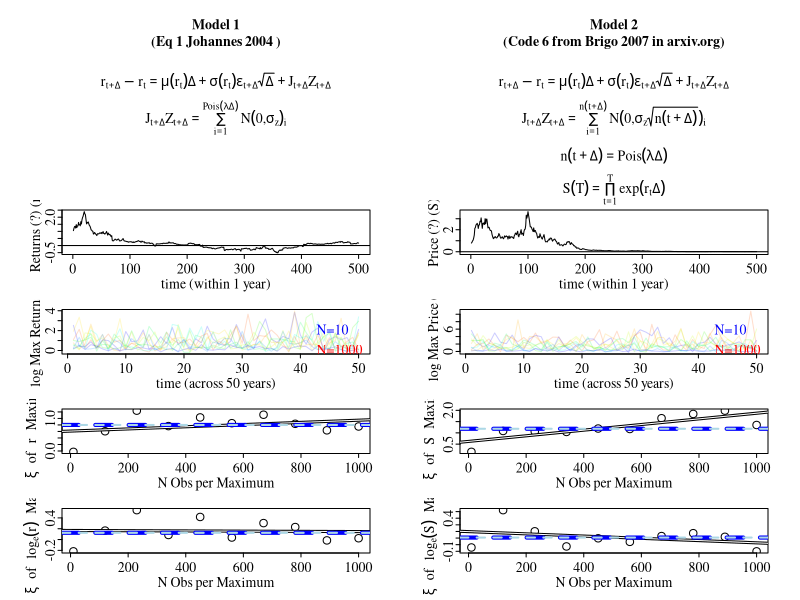

Write the R code that produced this figure.
# RDB 30-June-2014
# Simulate Jump Drift Diffusion time series from 2 models
# Models may not be different, but I've coded them differently
# They come from 2 papers

# Contents:
# 1) Line 15: Function to simulate JDD from Johannes 2004 The Journal of Finance
# 2) Line 45: Function to simulate JDD from Brigo 2007 arxiv.org (parts published in Jrnl Risk Mngmnt Fincl Insts, 2009)
# 3) Line 79: Function to fit GEV parameters from a vector of values (code based on Katz 2005 Ecology)
# 4) Line 200: Simulate JDD time series from both models
# 5) Line 226: Plot maxima of simulations, and regressions of xi vs. # obs per maximum



# ==========================
# = Model 1: Johannes Eq 1 =
# ==========================
jdd.johan <- function(N, S0=1, dt=1, mu=0, sigma=0.1, lambda=0.1, sigma.y=0.1){
	# Programmed by me from Equation 1, 
	# I did not refer to any code or pseudo code
	
	# http://www0.gsb.columbia.edu/faculty/mjohannes/PDFpapers/JF_Diss.pdf

	# N is the number of times steps
	# S0 is the starting price
	# dt is the size of the time step (less than or equal to 1)
	# mu is the interest rate (drift)
	# sigma is the standard deviation of the geometric brownian motion
	# lambda is the intensity of the jump process – i.e., expected number of jumps at each time step (well, dt*lambda)
	# sigma.y is the standard deviation of a jump
	
	r <- c(S0, rep(NA, N-1))
	
	for(i in 2:(N+1)){
		n.jump <- rpois(1, lambda=lambda*dt)
		r[i] <- r[i-1] + mu*r[i-1]*dt + sigma*r[i-1]*rnorm(1)*sqrt(dt) + sum(rnorm(n.jump, sd=sigma.y))
	}
	
	r[-1]

}



# ================================
# = Model 2: Brigo Matlab Code 6 =
# ================================
jdd.brigo <- function(N, S0=1, dt=1, mu.star=0, sigma=0.1, lambda=0.1, mu.y=0, sigma.y=0.1){
	# Translated from Matlab CODE 6 in Brigo et al. 2007 arxiv paper
	# Code is between Eq 30 and 31, but I did not refer to those equations 
	
	# http://arxiv.org/pdf/0812.4210.pdf
	
	# N is the number of times steps
	# S0 is the starting price
	# dt is the size of the time step (less than or equal to 1)
	# mu.star is the interest rate
	# sigma is the standard deviation of the geometric brownian motion
	# lambda is the intensity of the jump process – i.e., expected number of jumps at each time step (well, dt*lambda)
	# mu.y is the mean of a jump
	# sigma.y is the standard deviation of a jump
	
	m.sim <- c()
	for(i in 1:N){
		jumpnb <- rpois(1, lambda*dt)
		jump <- rnorm(1, (mu.y*(jumpnb-lambda*dt)), (sqrt(jumpnb)*sigma.y))
		m.sim[i] <- mu.star*dt + sigma*sqrt(dt)*rnorm(1) + jump
	}
	cumprod(c(S0,exp(m.sim*dt)))[-1]
}








# =================================
# = Core function for fitting GEV =
# =================================	
# This is the function that I use to fit the GEV distribution

gev.fit <- function (xdat, ydat = NULL, mul = NULL, sigl = NULL, shl = NULL, mulink = identity, siglink = identity, shlink = identity, show = FALSE, method = "Nelder-Mead", maxit = 10000, ...){

    z <- list() #these are going to be aspects of the output, more later
    npmu <- length(mul) + 1 #number of parameters to be fitted for mu.  if mul is NULL, then length(mul) == 0, and npmu is 1
    npsc <- length(sigl) + 1 #number of params for sigma
    npsh <- length(shl) + 1 # n param for shape
    z$trans <- FALSE #transformation?

	Xi_init <- 0.1
	g1 <- gamma(1+Xi_init)
	g2 <- gamma(1+2*Xi_init)
	sigma_init <- sqrt((var(xdat)/(g2-g1^2))*Xi_init^2)
	mu_init <- mean(xdat) + sigma_init/Xi_init - sigma_init/(Xi_init*g1)
	
    # in2 <- sqrt(6 * var(xdat))/pi #the initial guess for sigma to be used in the optimization
    # in1 <- mean(xdat) - 0.57722 * in2 #initial guess for the location

    if(is.null(mul)){
        mumat <- as.matrix(rep(1, length(xdat))) #if mul is NULL, then only 1 parameter, the intercept, is needed for mu, and the predictor variable is 1 
        muinit <- mu_init
    }else{
        z$trans <- TRUE #if we do have non-NULL mul, then the transformation (transfer function?) is TRUE
        mumat <- cbind(rep(1, length(xdat)), ydat[, mul]) #the predictor variable matrix will include a column of 1's (for the intercept), and then all of the columns in ydat that correspond to other desired predictor variables.  E.g., mul could be equal to "Year", in which case our predictor matrix, mumat, would have a column of 1's of length xdat, and a column of the Years, also of length xdat.  The model would be similar to Y[i] = 1*B0 + Year[i]*B1, or Y = mumat%*%params, where Y is actually xdat, xdat has N rows and 1 column, mumat has N rows and 2 columns, and params is a matrix with 2 rows and 1 column
        muinit <- c(mu_init, rep(0, length(mul))) #now we have to make more guesses for the initial values --- we calculate the intercept as the "default" estimate of the parameter, and 0 (or no effect) as the default estimate of the other parameters
    }
    if (is.null(sigl)){ #same idea as for mul, and subsequent estiamtes of initials and matrices
        sigmat <- as.matrix(rep(1, length(xdat)))
        siginit <- sigma_init
    }else{
        z$trans <- TRUE
        sigmat <- cbind(rep(1, length(xdat)), ydat[, sigl])
        siginit <- c(sigma_init, rep(0, length(sigl)))
    }

    if (is.null(shl)){ #same idea as for mu and sigma
        shmat <- as.matrix(rep(1, length(xdat)))
        shinit <- 0.1
    }else{
        z$trans <- TRUE
        shmat <- cbind(rep(1, length(xdat)), ydat[, shl])
        shinit <- c(0.1, rep(0, length(shl)))
    }

    z$model <- list(mul, sigl, shl) #this is a list of 3 elements, where each element is a character vector whose elements in turn specify a column (name) of ydat to be used as a predictor variables for the respective GEV parameter
    z$link <- deparse(substitute(c(mulink, siglink, shlink))) #turns the link functions used into character strings
    init <- c(muinit, siginit, shinit) #Consider log-transforming the siginit, and then inside gev.like exponentiating. This would avoid the problem of sigma being <= 0.
		#however, problem with transforming is that some of the sigma parameters can be negative, so long as none of the sc are negative. 
		#essentially, the sum of some parameters related to sigma can't be negative, but any one of them *may* be allowed negative
		#if we leave the 10^6 solution as-is, the optimization can get "lost" on a massively-elevated NLL plane
		#perhaps a solution would be to slope the plane such that the NLL gets worse and worse as sc gets further below 0. same idea for Y.  
		#an initial jump in NLL when either sc or y reach 0, and then a steady increase afterwards.  maybe I'll try this.

    gev.lik <- function(a){
        mu <- mulink(mumat %*% (a[1:npmu]))#unpack the mu parameters from the a vector
        sc <- siglink(sigmat %*% (a[seq(npmu + 1, length = npsc)])) #unpack the sigma parameters from the a vector
        xi <- shlink(shmat %*% (a[seq(npmu + npsc + 1, length = npsh)])) #unpack the shape parameters from the a vector
        y <- (xdat - mu)/sc #this line is part of t(x)
        y <- 1 + xi * y #this line is more of t(x), and is now only missing the ^(-1/Xi) part
        if (any(y <= 0) || any(sc <= 0)){
			if(any(y <= 0)){ypenal <- (1/exp(y[which(y<=0)]))}else{ypenal <- 0}
			if(any(sc <= 0)){scpenal <- (1/exp(sc[which(sc<=0)]))}else{scpenal <- 0}
			BadReturn <- 10^5 * (mean(ypenal) + mean(scpenal))
			return(BadReturn)
            # return(10^6) #if you get an impossible value for y or sc, just return a huge nll, which will discourage the optimizer from picking the current parameters
			#also, this is a shortcut for the support that X is an element of (mu-sigma/Xi to INF) when Xi >0, and X is an element of (-INF to mu-sigma/Xi) when Xi < 0
				#there is only support for those values of X because t_x must be defined... 
				#in the case where Xi!=0, (1+((x-mu)/sigma)*xi), which is defined as "y" above, ends up being in the denominator when Y^(-1/xi)
				# Y^(-1/xi) is t(x)
				#while Y can't be zero, b/c denom, it can't be negative either b/c we take the log of y in the likelihood equation
		}
        sum(log(sc)) + sum(y^(-1/xi)) + sum(log(y)*(1/xi + 1)) #negative log likelihood (from the pdf of the gev)
			#sum(log(sc)) is the -log() of 1/sigma
			#sum(y^(-1/xi)) is the -log() of exp(-t(x))
			#sum(log(y) * (1/xi + 1)) is the -log() of t(x)^(xi+1) 
				#because had (y^-1/xi)^*(xi+1)  
				#==> y^(-1 + -1/xi) 
				#==> log(y) * -(1 + 1/xi) 
				#==> -log(y)*(1/xi + 1) (and then take neg for nll)
    }

    x <- optim(init, gev.lik, hessian = TRUE, method = method, control = list(maxit = maxit, ...))
    z$conv <- x$convergence
    mu <- mulink(mumat %*% (x$par[1:npmu]))
    sc <- siglink(sigmat %*% (x$par[seq(npmu + 1, length = npsc)]))
    xi <- shlink(shmat %*% (x$par[seq(npmu + npsc + 1, length = npsh)]))
    z$nllh <- x$value
    z$data <- xdat

    if (z$trans){
        z$data <- -log(as.vector((1 + (xi * (xdat - mu))/sc)^(-1/xi)))
    }
    z$mle <- x$par
	names(z$mle) <- c(paste("mu",c(0,mul),sep="_"), paste("sig",c(0,sigl),sep="_"), paste("sh",c(0,shl),sep="_"))
    z$cov <- solve(x$hessian)#I should use the hessian() function in package numDeriv to calculate this, and compare it to the hessian from the optimization algorithm.
    z$se <- sqrt(diag(z$cov))
	names(z$se) <- c(paste("mu",c(0,mul),sep="_"), paste("sig",c(0,sigl),sep="_"), paste("sh",c(0,shl),sep="_"))
    z$vals <- cbind(mu, sc, xi)
    if(show){
        if(z$trans){
            print(z[c(2, 3, 4)])
        }else{print(z[4])}
        if(!z$conv){
            print(z[c(5, 7, 9)])
		}
    }
    invisible(z)
}









# ==============================
# = Simulations of both models =
# ==============================
n.maxima <- 50
n.obs.per.block <- seq(10, 1E3, length.out=10) # I did 199 originally

# Big simulation involving 50 simulations of each of 199 time series that individually range between 10 and 1E3 time steps
jdd.johan.sims <- mapply(function(x)apply(mapply(jdd.johan, rep(x, n.maxima)), 2, max), n.obs.per.block)
jdd.johan.xi <- apply(jdd.johan.sims, 2, function(x)gev.fit(x)$mle["sh_0"])
jdd.johan.xi.log <- apply(jdd.johan.sims, 2, function(x)gev.fit(log(x))$mle["sh_0"])

jdd.brigo.sims <- mapply(function(x)apply(mapply(jdd.brigo, rep(x, n.maxima)), 2, max), n.obs.per.block)
jdd.brigo.xi <- apply(jdd.brigo.sims, 2, function(x)gev.fit(x)$mle["sh_0"])
jdd.brigo.xi.log <- apply(jdd.brigo.sims, 2, function(x)gev.fit(log(x))$mle["sh_0"])

# Small simulation of a single time series (50 years of 500 observations per year)
set.seed(2)
jdd.johan.1ts <- jdd.johan(N=500)

set.seed(4)
jdd.brigo.1ts <- jdd.brigo(N=500)





# ===============================
# = Plotting Simulation Results =
# ===============================
# Create hot to cold color scheme
ramp.cols <- col2rgb(colorRampPalette(c("blue", "cyan", "green", "yellow", "orange", "red"))(length(n.obs.per.block)), alpha=FALSE) # create color ramp
mycols <- rgb(red=ramp.cols["red",], green=ramp.cols["green",], blue=ramp.cols["blue",], alpha=50, maxColorValue=256) # add transparency

dev.new(width=5.5, height=8.5) # new graphical device
# png("~/Desktop/JDD_2mods.png", width=5.5, height=8.5, units="in", res=150) # use this line instead of dev.new() if you want to save the png
par(mfcol=c(4, 2), mar=c(2.25, 3, 0.5, 1.5), oma=c(0.1, 0.1, 10, 0.1), ps=10, mgp=c(0.9, 0.15, 0), tcl=-0.20, family="Times", cex=1) # graphical params

# Plotting Johannes 2004 Eq 1
plot(jdd.johan.1ts, type="l", xlab="time (within 1 year)", ylab="Returns (?) (r)")
abline(h=0)

# Add Johannes equation
mtext(bquote( # begin mtext of equations
	atop({
				{r[t+Delta]-r[t]} == {mu*(r[t])*Delta+sigma*(r[t])*epsilon[t+Delta]*sqrt(Delta)+J[t+Delta]*Z[t+Delta]}
			},
			{
				{J[t+Delta]*Z[t+Delta]} == {sum({N*(0*','*sigma[z])[i]}, i==1, {Pois*(lambda*Delta)})}
			}
	))
, line=3.5)
mtext("Model 1\n(Eq 1 Johannes 2004 )", line=8, font=2) # mtext for model label

# Plot time series of max returns
jdd.johan.ylim <- log(range(jdd.johan.sims)) # calculate ylims for plot of maxima time series
plot(log(jdd.johan.sims[,length(n.obs.per.block)]), type="l", ylim=jdd.johan.ylim, col=mycols[1], xlab="time (across 50 years)", ylab="log Max Returns (r)") # plot first maxima
for(i in (length(n.obs.per.block)-1):1){ # loop through other maxima, plotting with lines()
	lines(log(jdd.johan.sims[,i]), type="l", col=mycols[i])
}
legend("topright", legend=c("N=10", "N=1000"), text.col=c("blue", "red"), cex=1, bty="n") # add color scheme legend


# scatter of xi vs. number of observations used per each maximum (x axis is analagous to # obs per year when calculating xi from annual maxima)
plot(n.obs.per.block, jdd.johan.xi, xlab="N Obs per Maximum", ylab=bquote(xi~~of~~r~~Maxima))
abline(lm(jdd.johan.xi~n.obs.per.block), lwd=3) # add solid black regression line
abline(lm(jdd.johan.xi~n.obs.per.block), lwd=1, col="white")
abline(h=median(jdd.johan.xi), lty="dashed", col="blue", lwd=4) # add dotted blue median line
abline(h=median(jdd.johan.xi), lty="dashed", col="lightblue", lwd=2) # add dotted blue median line

# same as above, but for log(maxima)
plot(n.obs.per.block, jdd.johan.xi.log, xlab="N Obs per Maximum", ylab=bquote(xi~~of~~log[e]*(r)~~Maxima))
abline(lm(jdd.johan.xi.log~n.obs.per.block), lwd=3)
abline(lm(jdd.johan.xi.log~n.obs.per.block), lwd=1, col="white")
abline(h=median(jdd.johan.xi.log), lty="dashed", col="blue", lwd=4)
abline(h=median(jdd.johan.xi.log), lty="dashed", col="lightblue", lwd=2)


# Plotting Brigo 2007 Code 6
# Most of this code is same as above – only commenting on differences
# Plotting Johannes 2004 Eq 1
plot(jdd.brigo.1ts, type="l", xlab="time (within 1 year)", ylab="Price (?) (S)", ylim=c(-0.1, max(jdd.brigo.1ts)))
abline(h=0)

# Add Brigo Equation
mtext(bquote(
	atop(
		{
			{r[t+Delta]-r[t]} == {mu*(r[t])*Delta+sigma*(r[t])*epsilon[t+Delta]*sqrt(Delta)+J[t+Delta]*Z[t+Delta]}
		},
		{
			{J[t+Delta]*Z[t+Delta]} == {sum({N*(0*','*sigma[z]*sqrt(n*(t+Delta)))[i]}, i==1, {n*(t+Delta)})} # note that this equation is slightly different from previous (multiply sigma[z] by sqrt(n(t+Delta)))
		}
		)
	)
, line=3.5)
mtext(bquote( # only difference in plotting is that I need 2 more equations, which are inserted here
	atop(
		{
			{n*(t+Delta)}=={Pois*(lambda*Delta)}
		},
		{
			{S*(T)} == {prod({exp*(r[t]*Delta)}, t==1, T)}
		}
		)
	)
, line=0)
mtext("Model 2\n(Code 6 from Brigo 2007 in arxiv.org)", line=8, font=2)

# Plot max prices
jdd.brigo.ylim <- log(range(jdd.brigo.sims))
plot(log(jdd.brigo.sims[,length(n.obs.per.block)]), type="l", ylim=jdd.brigo.ylim, col=mycols[1], xlab="time (across 50 years)", ylab="log Max Price (S)") # I think that this is the Price, and others are Returns
for(i in (length(n.obs.per.block)-1):1){
	lines(log(jdd.brigo.sims[,i]), type="l", col=mycols[i])
}
legend("topright", legend=c("N=10", "N=1000"), text.col=c("blue", "red"), cex=1, bty="n")

# Scatter plots
plot(n.obs.per.block, jdd.brigo.xi, xlab="N Obs per Maximum", ylab=bquote(xi~~of~~S~~Maxima))
abline(lm(jdd.brigo.xi~n.obs.per.block), lwd=3)
abline(lm(jdd.brigo.xi~n.obs.per.block), lwd=1, col="white")
abline(h=median(jdd.brigo.xi), lty="dashed", col="blue", lwd=4)
abline(h=median(jdd.brigo.xi), lty="dashed", col="lightblue", lwd=2)

plot(n.obs.per.block, jdd.brigo.xi.log, xlab="N Obs per Maximum", ylab=bquote(xi~~of~~log[e]*(S)~~Maxima)) 
abline(lm(jdd.brigo.xi.log~n.obs.per.block), lwd=3)
abline(lm(jdd.brigo.xi.log~n.obs.per.block), lwd=1, col="white")
abline(h=median(jdd.brigo.xi.log), lty="dashed", col="blue", lwd=4)
abline(h=median(jdd.brigo.xi.log), lty="dashed", col="lightblue", lwd=2)
# dev.off() # use this if you want to save the png

